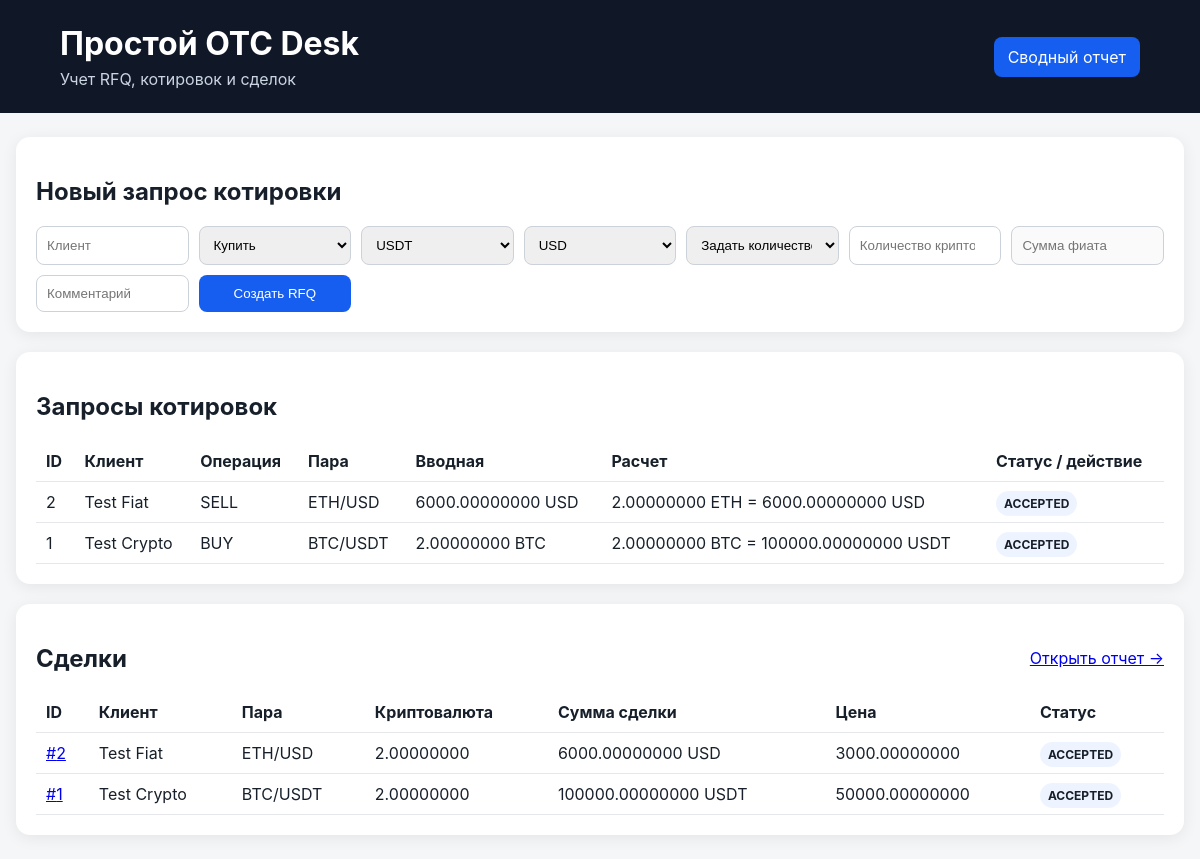
Before: / with the older database file.
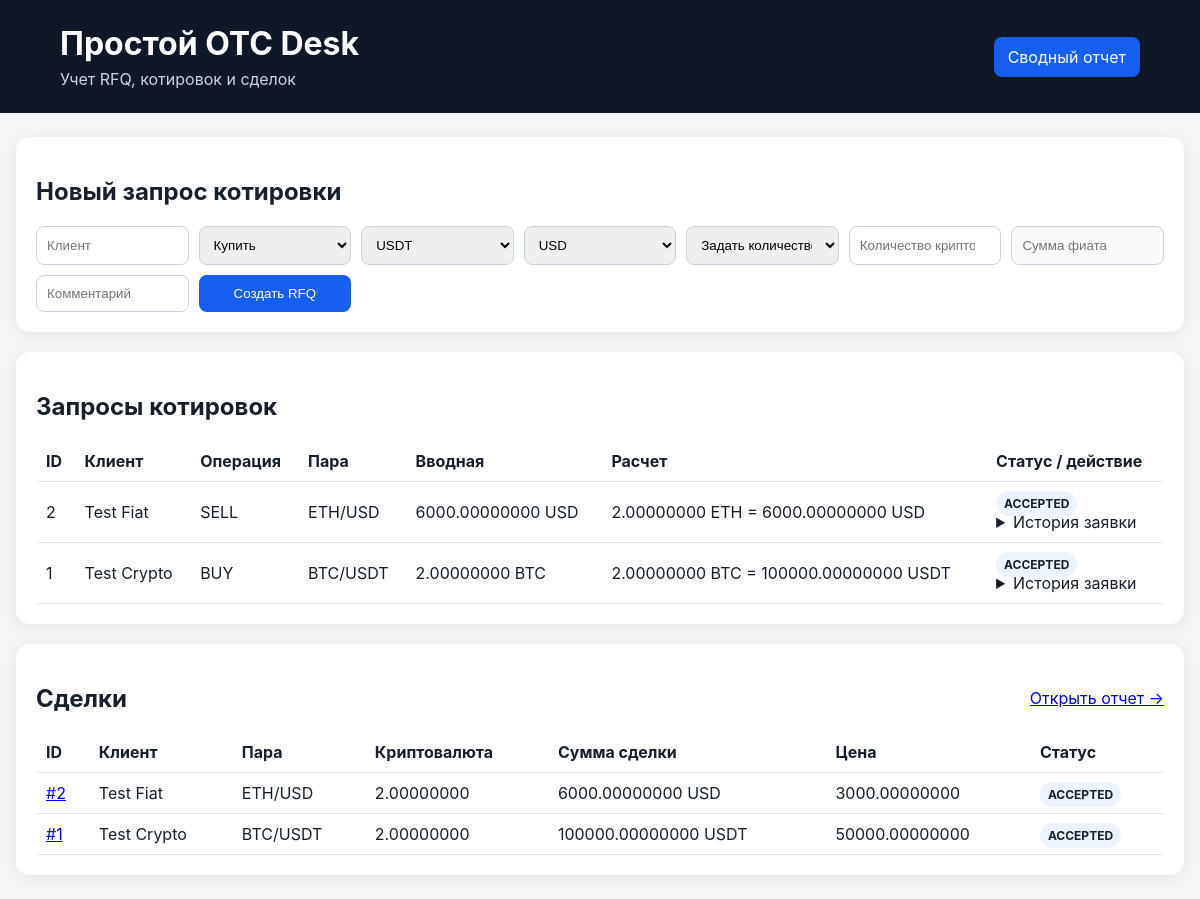
After: the same page with the newer database file.
### app/models.py (models this page shows)
class RFQ(Base):
    __tablename__ = "rfqs"
    id: Mapped[int] = mapped_column(Integer, primary_key=True)
    client_name: Mapped[str] = mapped_column(String(120))
    side: Mapped[str] = mapped_column(String(10))
    base_asset: Mapped[str] = mapped_column(String(16))
    quote_asset: Mapped[str] = mapped_column(String(16))
    amount: Mapped[float | None] = mapped_column(Numeric(30, 8), nullable=True)
    fiat_amount: Mapped[float | None] = mapped_column(Numeric(30, 8), nullable=True)
    amount_type: Mapped[AmountType] = mapped_column(Enum(AmountType), default=AmountType.CRYPTO)
    comment: Mapped[str | None] = mapped_column(Text, nullable=True)
    status: Mapped[RFQStatus] = mapped_column(Enum(RFQStatus), default=RFQStatus.SUBMITTED)
    created_at: Mapped[datetime] = mapped_column(DateTime, default=datetime.utcnow)
    quote = relationship("Quote", back_populates="rfq", uselist=False, cascade="all, delete-orphan")
    rfq_history = relationship("RFQHistory", back_populates="rfq", cascade="all, delete-orphan")

### app/main.py (the view)
@app.get("/", response_class=HTMLResponse)
def dashboard(request: Request, db: Session = Depends(get_db)):
    rfqs = db.query(RFQ).options(joinedload(RFQ.quote), selectinload(RFQ.rfq_history)).order_by(RFQ.id.desc()).all()
    trades = (
        db.query(Trade)
        .options(joinedload(Trade.quote).joinedload(Quote.rfq))
        .order_by(Trade.id.desc())
        .all()
    )
    return templates.TemplateResponse(
        request=request,
        name="index.html",
        context={"rfqs": rfqs, "trades": trades},
    )

### app/templates/index.html (shortened to what this page needs)
<!doctype html>
<html lang="ru"><head><meta charset="utf-8"><meta name="viewport" content="width=device-width,initial-scale=1"><title>OTC Desk</title><link rel="stylesheet" href="/static/style.css"></head>
<body><header><div><h1>Простой OTC Desk</h1><p>Учет RFQ, котировок и сделок</p></div><a class="header-link" href="/reports/trades">Сводный отчет</a></header><main>
<section class="card"><h2>Новый запрос котировки</h2><form method="post" action="/rfqs" class="grid" id="rfq-form">
<input name="client_name" placeholder="Клиент" required><select name="side"><option value="BUY">Купить</option><option value="SELL">Продать</option></select>
<select name="base_asset" required><option value="USDT">USDT</option></select><select name="quote_asset" required><option value="USD">USD</option></select>
<select name="amount_type" id="amount-type"><option value="CRYPTO">Задать количество криптовалюты</option><option value="FIAT">Задать сумму фиата</option></select>
<input name="crypto_amount" id="crypto-amount" type="number" step="0.00000001" min="0" placeholder="Количество криптовалюты" required>
<input name="fiat_amount" id="fiat-amount" type="number" step="0.01" min="0" placeholder="Сумма фиата" disabled>
<input name="comment" placeholder="Комментарий"><button>Создать RFQ</button></form></section>
<section class="card"><h2>Запросы котировок</h2><div class="table"><table><tr><th>ID</th><th>Клиент</th><th>Операция</th><th>Пара</th><th>Вводная</th><th>Расчет</th><th>Статус / действие</th></tr>
{% for r in rfqs %}<tr><td>{{r.id}}</td><td>{{r.client_name}}</td><td>{{r.side}}</td><td>{{r.base_asset}}/{{r.quote_asset}}</td><td>{% if r.amount_type.value == 'FIAT' %}{{r.fiat_amount}} {{r.quote_asset}}{% else %}{{r.amount}} {{r.base_asset}}{% endif %}</td><td>{% if r.quote %}{{r.amount}} {{r.base_asset}} = {{r.fiat_amount}} {{r.quote_asset}}{% else %}—{% endif %}</td><td><span class="status">{{r.status.value}}</span>
{% if r.rfq_history %}<details><summary>История заявки</summary></details>{% endif %}
</td></tr>{% endfor %}</table></div></section>
<section class="card"><div class="section-title"><h2>Сделки</h2><a href="/reports/trades">Открыть отчет →</a></div><div class="table"><table><tr><th>ID</th><th>Клиент</th><th>Пара</th><th>Криптовалюта</th><th>Сумма сделки</th><th>Цена</th><th>Статус</th></tr>{% for t in trades %}<tr><td><a href="/trades/{{t.id}}">#{{t.id}}</a></td><td>{{t.quote.rfq.client_name}}</td><td>{{t.quote.rfq.base_asset}}/{{t.quote.rfq.quote_asset}}</td><td>{{t.quote.rfq.amount}}</td><td>{{t.quote.rfq.fiat_amount}} {{t.quote.rfq.quote_asset}}</td><td>{{t.quote.price}}</td><td><span class="status">{{t.status.value}}</span></td></tr>{% endfor %}</table></div></section>
</main></body></html>

Changed rows visible on the page:
changed RFQ "Test Fiat": now shows "История заявки"
changed RFQ "Test Crypto": now shows "История заявки"
